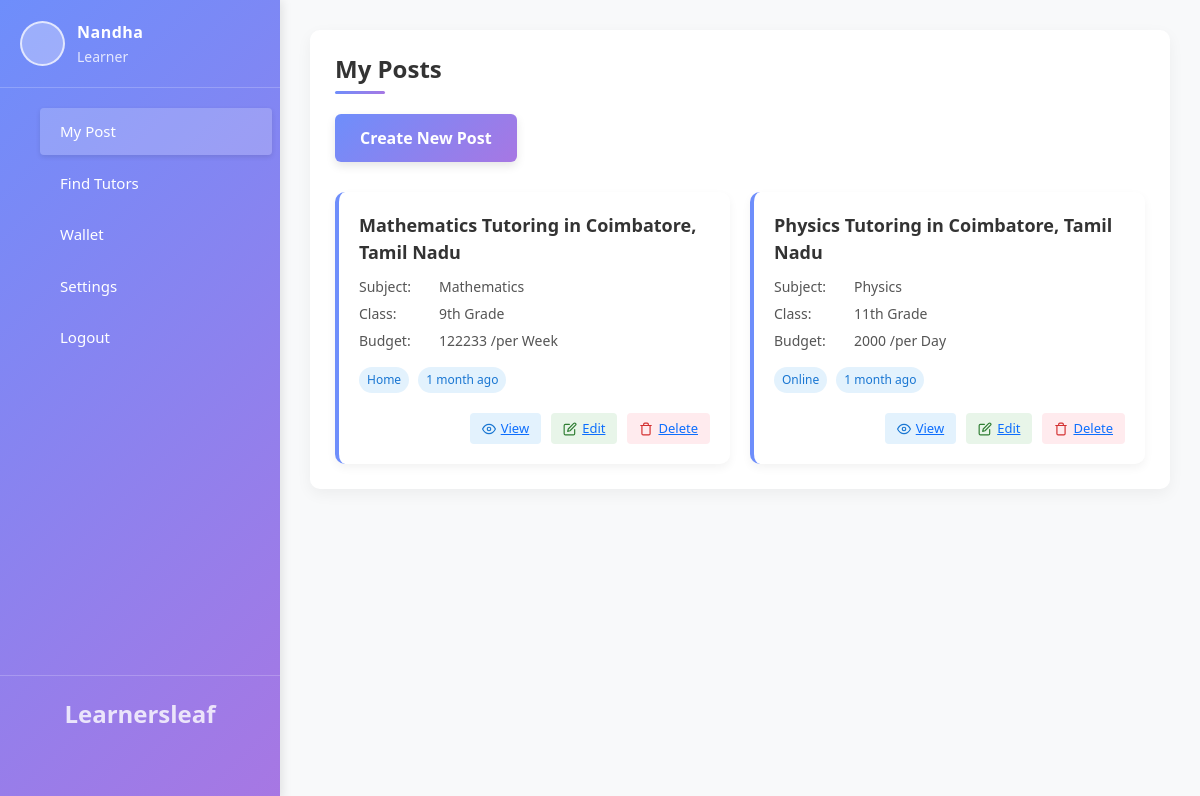
/mypost/ipcsnandha@gmail.com/, run on an earlier commit of the app's database.
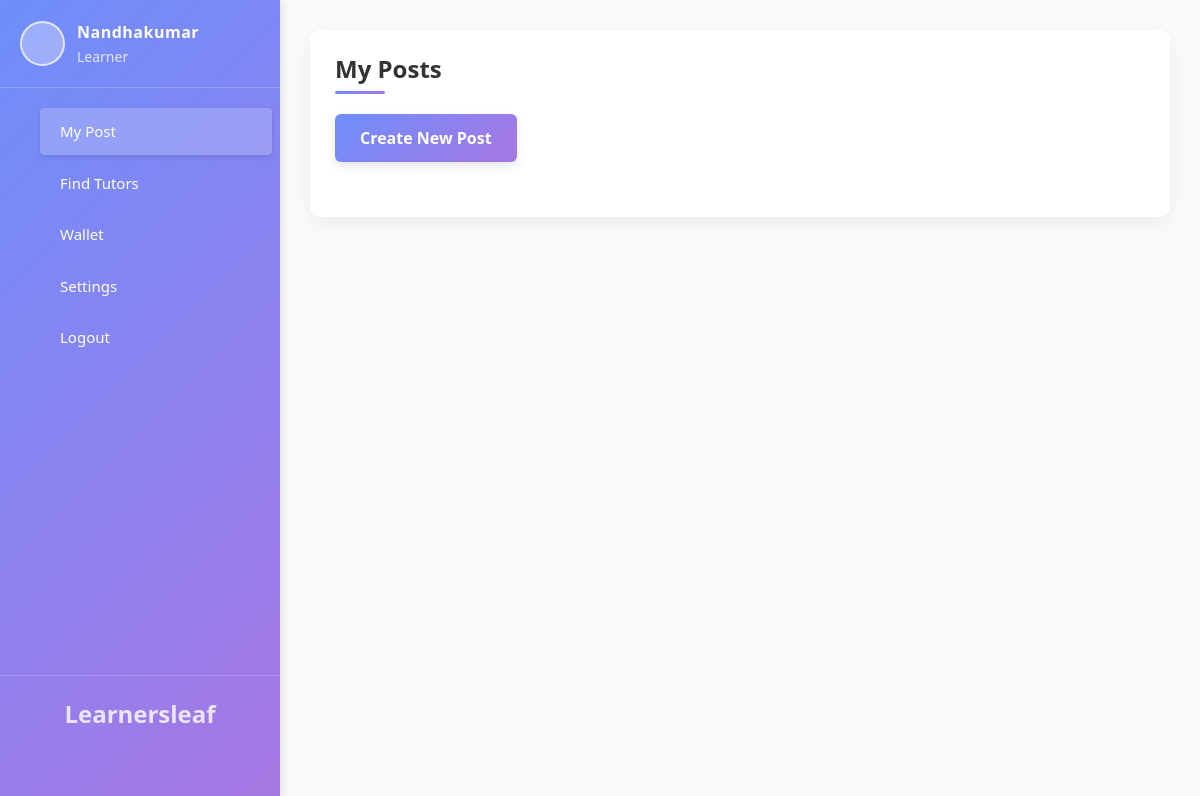
And on a later commit of the database.
### kovai_app/models.py (models this page shows)
class TutorRequest(models.Model):
    user = models.OneToOneField(User, on_delete=models.CASCADE,null=True,blank=True)
    id = models.AutoField(primary_key=True)
    name = models.CharField(max_length=100,null=True,blank=True)
    email = models.EmailField()
    location = models.CharField(max_length=255)
    phone = models.CharField(max_length=15)
    w_number = models.CharField(max_length=15,null=True,blank=True)
    password= models.CharField(max_length=100,null=True,blank=True)
    coin=models.IntegerField(null=True, blank=True)
    mobile_otp=models.IntegerField(null=True, blank=True)
    gender=models.CharField(max_length=100,null=True,blank=True)

class Requestpost(models.Model):
    email = models.EmailField(null=True, blank=True)
    classes = models.CharField(max_length=225, null=True, blank=True)
    curriculum= models.CharField(max_length=20,  null=True, blank=True)
    dyr = models.TextField(verbose_name="Details of your requirement",null=True, blank=True)
    dates = models.DateTimeField(default=timezone.now)
    subject = models.CharField(max_length=255,null=False, blank=False)
    two_subject = models.CharField(max_length=255, null=True, blank=True)
    three_subject = models.CharField(max_length=255, null=True, blank=True)
    four_subject = models.CharField(max_length=255, null=True, blank=True)
    five_subject = models.CharField(max_length=255, null=True, blank=True)
    i_want = models.CharField(max_length=50, choices=[
        ("tutoring", "Tutoring"),
        ("assignment_help", "Assignment Help")
    ],null=False, blank=False)
    imagess = models.ImageField(upload_to='images/',null=True,blank=True)
    meeting_option = models.CharField(max_length=255, null=True,blank=True)
    budget = models.CharField(max_length=255)
    budget_need = models.CharField(max_length=50, choices=[
        ("per_hour", "per hour"),
        ("per_day", "per day"),
        ("per_week", "per week"),
        ("per_month", "per month")
    ])
    language = models.CharField(max_length=255,null=True, blank=True)
    need = models.CharField(max_length=10, choices=[
        ("part_time", "Part time"),
        ("full_time", "Full time")
    ] ,null=False, blank=False)
    gender = models.CharField(max_length=10, choices=[
        ("male", "Male"),
        ("female", "Female"),
        ("both", "Both")
    ],null=True,blank=True)
    location = models.CharField(max_length=255,null=True,blank=True)
    profile_photo = models.ImageField(upload_to=upload_to_stu,null=True)
    filename=models.CharField(max_length=200,  null=True, blank=True)
    coin=models.IntegerField(null=True, blank=True)
    count=models.IntegerField(null=True, blank=True)

### kovai_app/views.py (the view)
# urls.py: path('mypost/<str:email>/', views.mypost, name='mypost'),
def mypost(request,email):
    post = Requestpost.objects.filter(email=email).order_by('-id')
    student = TutorRequest.objects.filter(email=email).first()
    return render(request,"mypost.html",{"all":post,"post":student})

### kovai_app/templates/mypost.html (shortened to what the changed rows need)
<!DOCTYPE html>
<html lang="en">
<head>
     <link href="https://cdn.jsdelivr.net/npm/bootstrap@5.3.3/dist/css/bootstrap.min.css" rel="stylesheet">
</head>
<body>
    <div class="teacher-dashboard-container">
        <div class="teacher-dashboard-sidebar" id="teacher-dashboard-sidebar">
            <div class="teacher-dashboard-profile-section">
                <div class="teacher-dashboard-profile-info">
                    <div>
                        <div class="teacher-dashboard-user-name">{{post.name|title}}</div>
                        <div class="teacher-dashboard-user-role">Learner</div>
                    </div>
                </div>
            </div>
        </div>
        <div class="teacher-dashboard-main-content">
             <div class="teacher-dashboard-content-section teacher-dashboard-active" id="create-post-content">
                <h2 class="teacher-dashboard-content-title">My Posts</h2>
                <div class="posts-container" id="posts-container">
                    {% for i in all %}
                    <div class="post-card">
                        <div class="post-title">{{i.subject}} Tutoring  in {{i.location}} </div>
                        <div class="post-details">
                            <div class="post-detail-item">
                                <span class="post-detail-label">Subject:</span>
                                <span>{{i.subject}}</span>
                            </div>
                            <div class="post-detail-item">
                                <span class="post-detail-label">Class:</span>
                                <span>{{i.classes}}</span>
                            </div>
                            <div class="post-detail-item">
                                <span class="post-detail-label">Budget:</span>
                                <span>{{i.budget}} /{{i.budget_need}}</span>
                            </div>
                        </div>
                        <div>
                            <span class="post-tag online">{{i.meeting_option}}</span>
                            <span class="post-tag online">{{ i.dates|timesince }} ago</span>
                        </div>
                        <div class="post-actions">
                            <button class="post-action-button view-button" onclick="openViewModal(0)">
                                <svg xmlns="http://www.w3.org/2000/svg" width="14" height="14" viewBox="0 0 24 24" fill="none" stroke="currentColor" stroke-width="2" stroke-linecap="round" stroke-linejoin="round">
                                    <path d="M1 12s4-8 11-8 11 8 11 8-4 8-11 8-11-8-11-8z"></path>
                                    <circle cx="12" cy="12" r="3"></circle>
                                </svg>
                                <a  href="/student_post/{{post.email}}/{{i.id}}">View</a>
                            </button>
                            <button class="post-action-button edit-button" onclick="openEditModal(0)">
                                <a href="/student_update/{{post.email}}/{{i.id}}">Edit</a>
                            </button>
                            <button class="post-action-button delete-button" onclick="confirmDelete(0)">
                                <a href="/delete_post/{{i.id}}"> Delete</a>
                            </button>
                        </div>
                    </div>
                    {% endfor %}
                </div>
        </div>
        </div>
    </div>
</body>
</html>

What changed in the data, as far as the page shows it:
removed TutorRequest: name "Nandha"
removed Requestpost: subject "Mathematics", location "Coimbatore, Tamil Nadu", classes "9th Grade", budget "122233", budget_need "per Week", meeting_option "Home", dates "1 month"
removed Requestpost: subject "Physics", location "Coimbatore, Tamil Nadu", classes "11th Grade", budget "2000", budget_need "per Day", meeting_option "Online", dates "1 month"
added TutorRequest: name "Nandhakumar"
